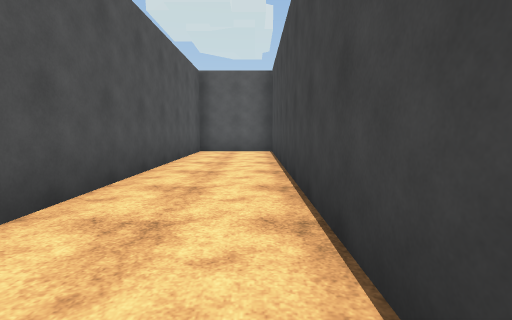
[1] (above)

20 first-person views from a walk through a scene from a Unity 3-D project. The camera is 1.3 m above the floor, tilts 6° down and sees 85° across. The floor is counted in squares, 2 m on a side. Each view is taken from the middle of a square. On the plan, view 1 faces up. The plan holds only what a view shows up to about 9 squares ahead; the rest is blank. The place goes on beyond the plan. The player is left out. Some animated figures are not drawn. Some surface patterns are stand-ins.

[2]
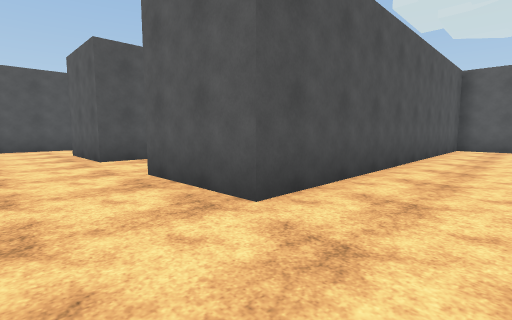

[3]
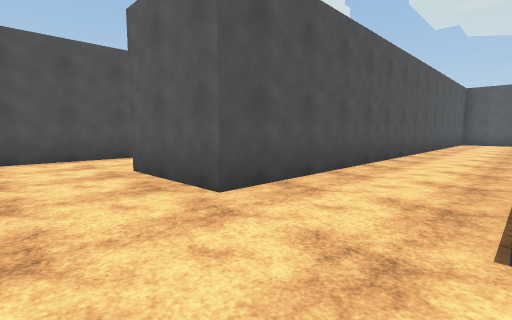

[4]
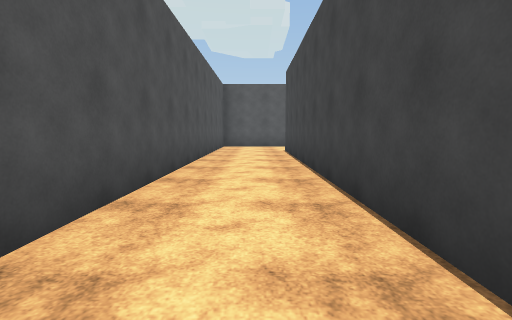

[5]
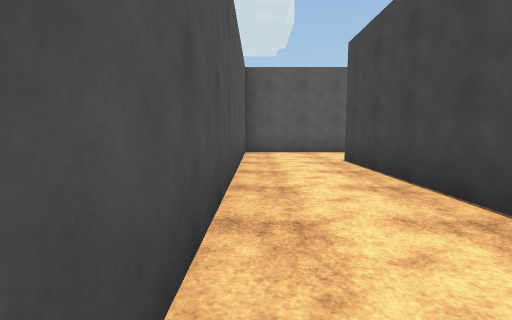

[6]
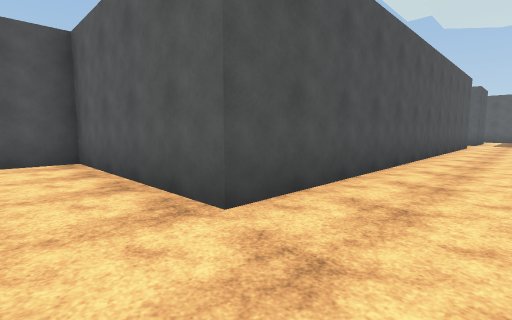

[7]
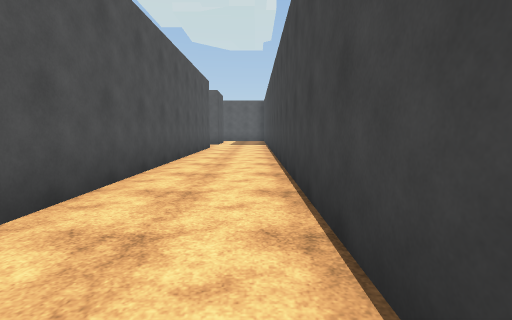

[8]
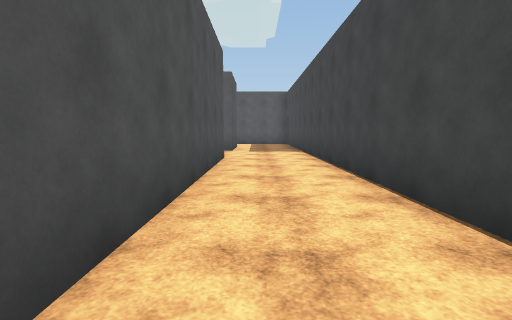

[9]
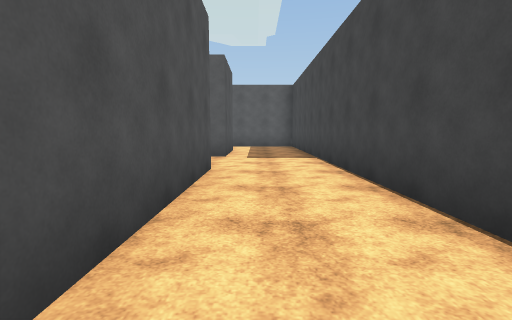

[10]
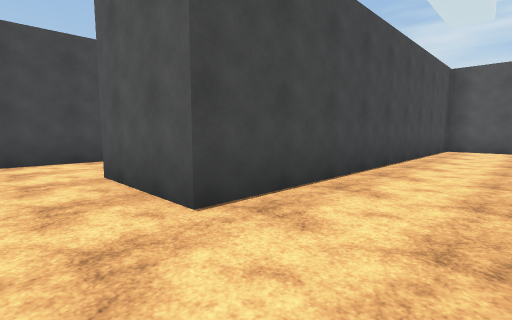

[11]
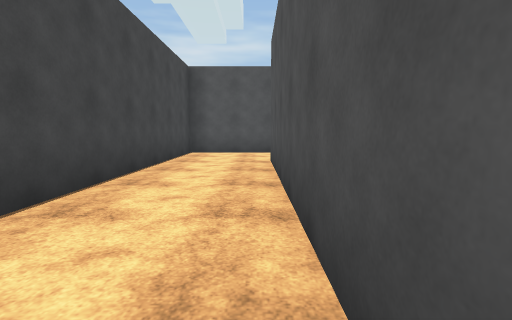

[12]
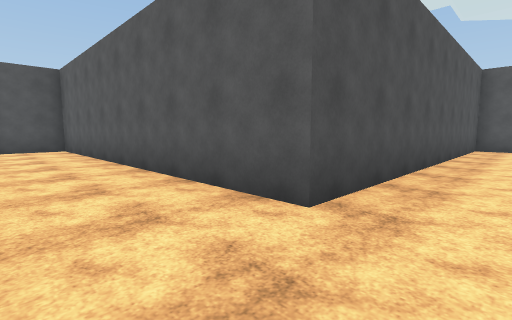

[13]
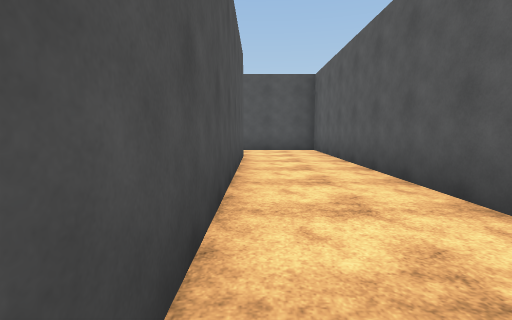

[14]
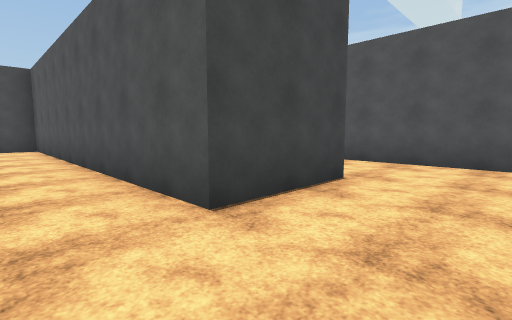

[15]
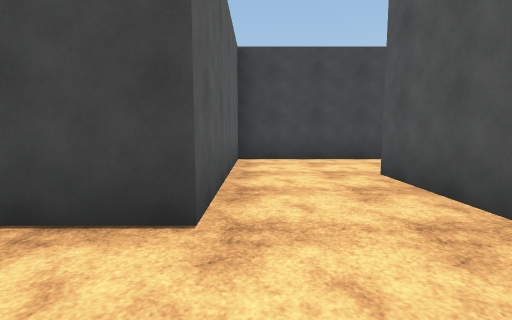

[16]
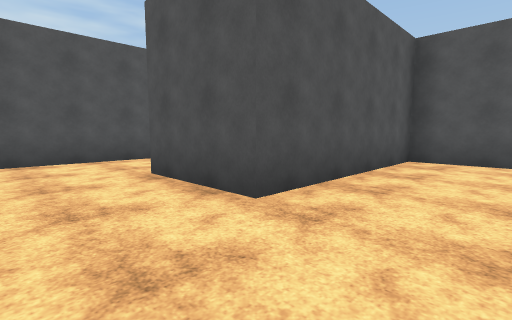

[17]
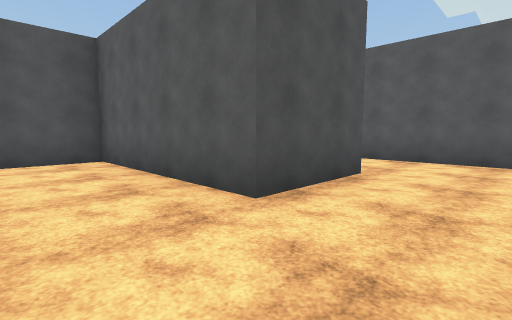

[18]
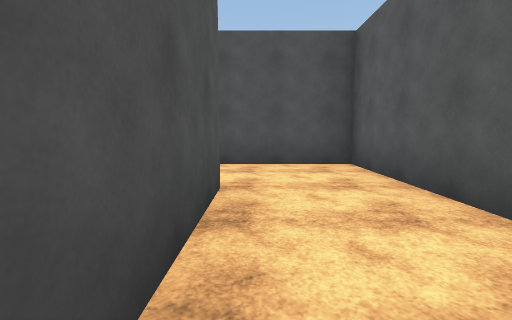

[19]
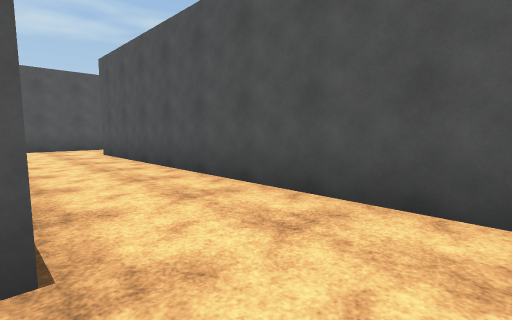

[20]
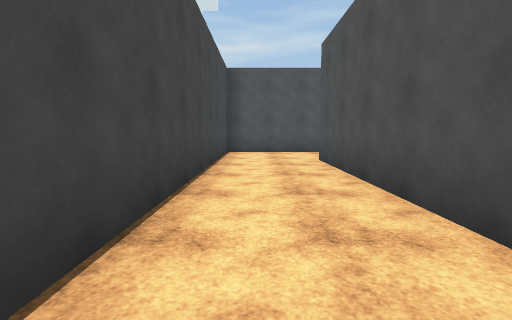

### Floor plan
Points are (right, up) in squares from view 1. A wall is a line through its corners. A room is listed if a view was taken in it or the views show most of it. See-through windows are left out.
Room 1 (views 1, 2, 3, 4, 5, 6, 7, 8, 9, 10, 11, 12, 13, 14)
walls: (0.5, 14.5) (0.5, 28.5); (-13.1, 13.4) (-13.1, 15.7) (-4, 15.7) (-4, 24.8) (-1.8, 24.8) (-1.8, 13.4) (-6.3, 13.4) (-6.3, -0.2) (-8.6, -0.2); (-4, 2.9) (-4, 11.2); (0.5, 0.5) (0.5, 8.9) (-1.8, 8.9) (-1.8, -0.2) (-4.1, -0.2); (-5.4, 27) (-6.3, 27) (-6.3, 18) (-15.4, 18) (-15.4, 16.4); (-1.8, 28.5) (-1.8, 27)
ways out: opening at (-14.5, 14.5) to room 2; opening at (-7.5, -1.5)
Room 2 (views 15, 16, 17, 18, 19, 20)
walls: (-13.2, 6.6) (-9.2, 6.6); (-8.6, 10) (-8.6, 13.5); (-15.4, 12.8) (-15.4, 11.1) (-10.9, 11.1) (-10.9, 8.9) (-15.4, 8.9) (-15.4, -0.2); (-8.9, 13.4) (-13.1, 13.4); (-16, -2.5) (-13.1, -2.5) (-13.1, 5.1)
ways out: opening at (-14.5, 14.5) to room 1; opening at (-16.5, -1.5)

Where each view was taken, in squares from view 1:
view 1: 0 up, 0 right, facing up
view 2: 2 down, 0 right, facing up-left
view 3: 2 down, 4 left, facing up-left
view 4: 2 up, 5 left, facing up
view 5: 5 up, 6 left, facing up
view 6: 12 up, 0 right, facing up-left
view 7: 14 up, 0 right, facing up
view 8: 18 up, 1 left, facing up
view 9: 20 up, 1 left, facing up
view 10: 26 up, 6 left, facing down-right
view 11: 24 up, 6 left, facing down
view 12: 16 up, 5 left, facing up-left
view 13: 16 up, 6 left, facing left
view 14: 17 up, 15 left, facing down-right
view 15: 13 up, 15 left, facing right
view 16: 13 up, 9 left, facing down-left
view 17: 7 up, 9 left, facing up-left
view 18: 7 up, 10 left, facing left
view 19: 8 up, 13 left, facing down-left
view 20: 6 up, 14 left, facing down
